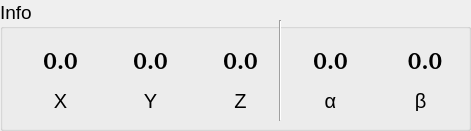
   <widget class="QGroupBox" name="groupBox">
    <property name="geometry">
     <rect>
      <x>20</x>
      <y>530</y>
      <width>471</width>
      <height>131</height>
     </rect>
    </property>
    <property name="font">
     <font>
      <pointsize>14</pointsize>
     </font>
    </property>
    <property name="title">
     <string>Info</string>
    </property>
    <widget class="QLabel" name="Qlabel_posZ">
     <property name="geometry">
      <rect>
       <x>200</x>
       <y>40</y>
       <width>81</width>
       <height>40</height>
      </rect>
     </property>
     <property name="font">
      <font>
       <family>was@peenang</family>
       <pointsize>18</pointsize>
       <weight>75</weight>
       <bold>true</bold>
      </font>
     </property>
     <property name="text">
      <string>0.0</string>
     </property>
     <property name="alignment">
      <set>Qt::AlignCenter</set>
     </property>
    </widget>
    <widget class="QLabel" name="Qlabel_posY">
     <property name="geometry">
      <rect>
       <x>110</x>
       <y>40</y>
       <width>81</width>
       <height>40</height>
      </rect>
     </property>
     <property name="font">
      <font>
       <family>was@peenang</family>
       <pointsize>18</pointsize>
       <weight>75</weight>
       <bold>true</bold>
      </font>
     </property>
     <property name="text">
      <string>0.0</string>
     </property>
     <property name="alignment">
      <set>Qt::AlignCenter</set>
     </property>
    </widget>
    <widget class="QLabel" name="Qlabel_posX">
     <property name="geometry">
      <rect>
       <x>20</x>
       <y>40</y>
       <width>81</width>
       <height>40</height>
      </rect>
     </property>
     <property name="font">
      <font>
       <family>was@peenang</family>
       <pointsize>18</pointsize>
       <weight>75</weight>
       <bold>true</bold>
      </font>
     </property>
     <property name="text">
      <string>0.0</string>
     </property>
     <property name="alignment">
      <set>Qt::AlignCenter</set>
     </property>
    </widget>
    <widget class="Line" name="line">
     <property name="geometry">
      <rect>
       <x>270</x>
       <y>20</y>
       <width>20</width>
       <height>101</height>
      </rect>
     </property>
     <property name="font">
      <font>
       <pointsize>12</pointsize>
      </font>
     </property>
     <property name="orientation">
      <enum>Qt::Vertical</enum>
     </property>
    </widget>
    <widget class="QLabel" name="AlfaValue">
     <property name="geometry">
      <rect>
       <x>290</x>
       <y>40</y>
       <width>81</width>
       <height>40</height>
      </rect>
     </property>
     <property name="font">
      <font>
       <family>was@peenang</family>
       <pointsize>18</pointsize>
       <weight>75</weight>
       <bold>true</bold>
       <underline>false</underline>
      </font>
     </property>
     <property name="layoutDirection">
      <enum>Qt::LeftToRight</enum>
     </property>
     <property name="text">
      <string>0.0</string>
     </property>
     <property name="alignment">
      <set>Qt::AlignCenter</set>
     </property>
    </widget>
    <widget class="QLabel" name="BetaValue">
     <property name="geometry">
      <rect>
       <x>390</x>
       <y>40</y>
       <width>70</width>
       <height>40</height>
      </rect>
     </property>
     <property name="font">
      <font>
       <family>was@peenang</family>
       <pointsize>18</pointsize>
       <weight>75</weight>
       <bold>true</bold>
      </font>
     </property>
     <property name="text">
      <string>0.0</string>
     </property>
     <property name="alignment">
      <set>Qt::AlignCenter</set>
     </property>
    </widget>
    <widget class="QLabel" name="x_pos">
     <property name="geometry">
      <rect>
       <x>30</x>
       <y>90</y>
       <width>61</width>
       <height>21</height>
      </rect>
     </property>
     <property name="font">
      <font>
       <pointsize>15</pointsize>
      </font>
     </property>
     <property name="text">
      <string>X</string>
     </property>
     <property name="alignment">
      <set>Qt::AlignCenter</set>
     </property>
    </widget>
    <widget class="QLabel" name="x_pos_2">
     <property name="geometry">
      <rect>
       <x>120</x>
       <y>90</y>
       <width>61</width>
       <height>21</height>
      </rect>
     </property>
     <property name="font">
      <font>
       <pointsize>15</pointsize>
      </font>
     </property>
     <property name="text">
      <string>Y</string>
     </property>
     <property name="alignment">
      <set>Qt::AlignCenter</set>
     </property>
    </widget>
    <widget class="QLabel" name="x_pos_3">
     <property name="geometry">
      <rect>
       <x>200</x>
       <y>90</y>
       <width>81</width>
       <height>21</height>
      </rect>
     </property>
     <property name="font">
      <font>
       <pointsize>15</pointsize>
      </font>
     </property>
     <property name="text">
      <string>Z</string>
     </property>
     <property name="alignment">
      <set>Qt::AlignCenter</set>
     </property>
    </widget>
    <widget class="QLabel" name="x_pos_4">
     <property name="geometry">
      <rect>
       <x>300</x>
       <y>90</y>
       <width>61</width>
       <height>21</height>
      </rect>
     </property>
     <property name="font">
      <font>
       <pointsize>15</pointsize>
      </font>
     </property>
     <property name="text">
      <string>α</string>
     </property>
     <property name="alignment">
      <set>Qt::AlignCenter</set>
     </property>
    </widget>
    <widget class="QLabel" name="x_pos_5">
     <property name="geometry">
      <rect>
       <x>390</x>
       <y>90</y>
       <width>61</width>
       <height>21</height>
      </rect>
     </property>
     <property name="font">
      <font>
       <pointsize>15</pointsize>
      </font>
     </property>
     <property name="text">
      <string>β</string>
     </property>
     <property name="alignment">
      <set>Qt::AlignCenter</set>
     </property>
    </widget>
   </widget>
